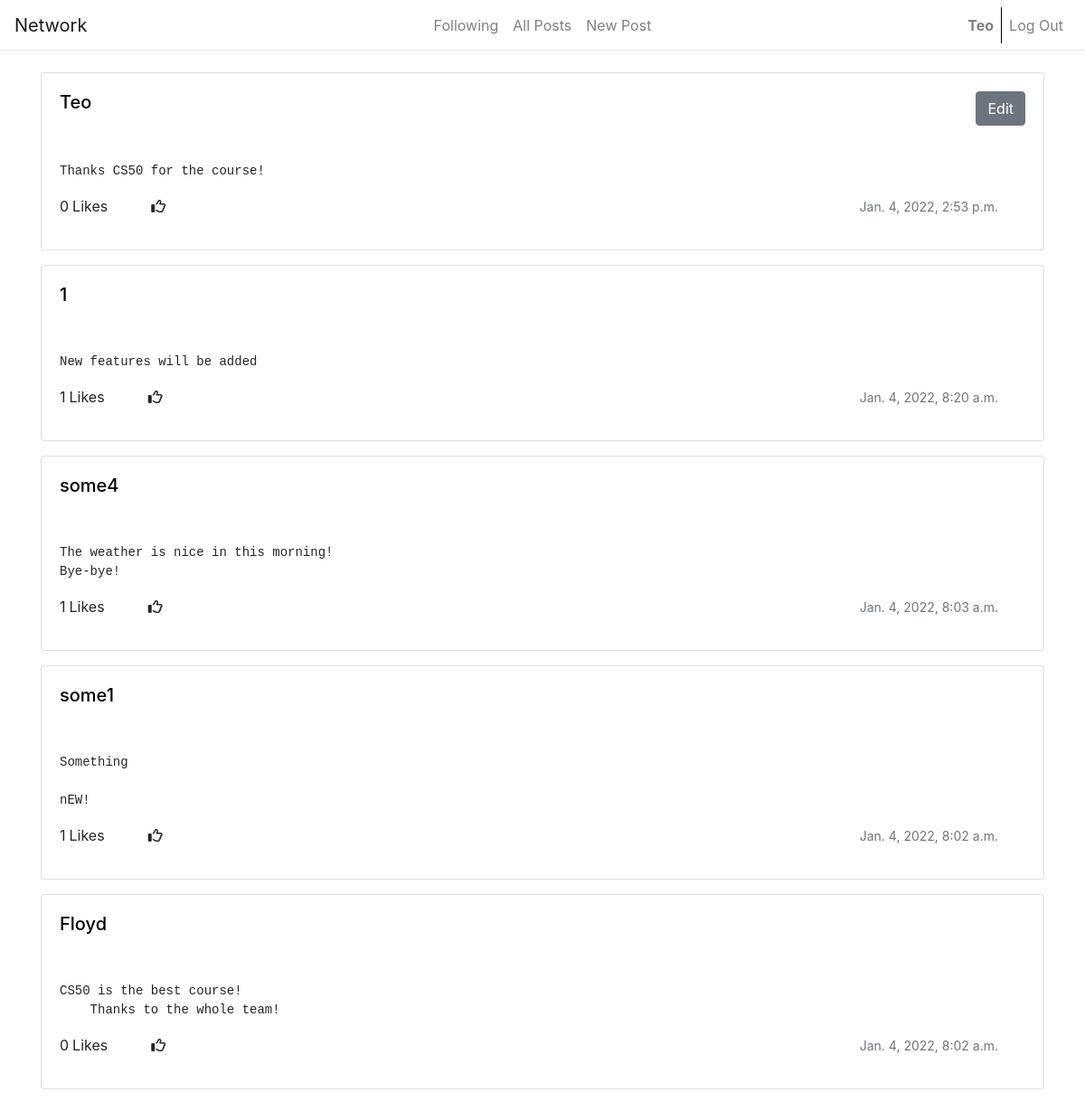
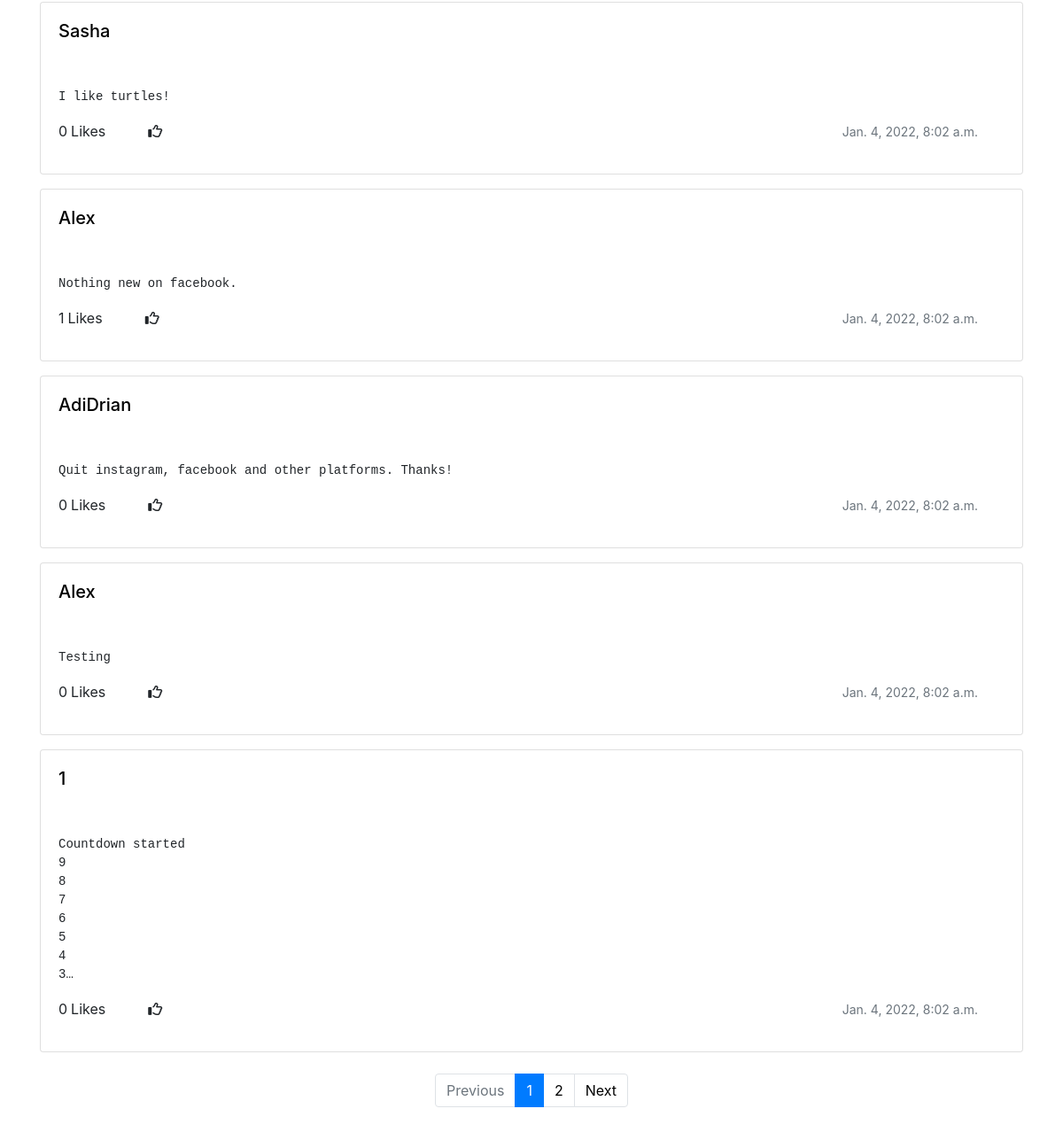
/ (signed in), run on the app's committed database (2 pictures, top to bottom).
### network/models.py (models this page shows, shortened)
class User(AbstractUser):
    pass

class Post(models.Model):
    timestamp = models.DateTimeField(default=datetime.datetime.now())
    description = models.TextField(blank=True, null=True, default="")
    owner = models.ForeignKey(User, on_delete=models.CASCADE, related_name="owner")
    likes = models.IntegerField(default="0")

### network/views.py (the view)
# urls.py: path("", views.index, name="index"),
def index(request):
    if request.method == "GET":
        posts = Post.objects.order_by('-timestamp')
        paginator = Paginator(posts, 10)
        page_number = request.GET.get('page')
        page_obj = paginator.get_page(page_number)
        return render(request, "network/index.html", {
            "posts": posts,
            "page_obj": page_obj,
        })

### network/templates/network/index.html (shortened to what this page needs)
{% extends "network/layout.html" %} {% load static %} {% block body %}
<div class="container card-post">
	{% for post in page_obj %}
	<div class="whole-card" id="edit-box-{{post.id}}">
		<div class="card mb-3">
			<div class="card-body d-flex justify-content-between" id="btn-div">
				<h5 class="card-title text-left">
					<a
						href="{% url 'profile' post.owner %}"
						class="noDecoration link-info d-inline"
						>{{post.owner}}</a
					>
				</h5>
				{% if request.user == post.owner %}
				<button
					type="button"
					id="edit-btn-{{post.id}}"
					class="btn btn-secondary"
					onclick="edit('{{post.id}}')"
				>
					Edit
				</button>
				{% endif %}
			</div>
			<div class="card-body">
				<pre class="card-text">{{post.description}}</pre>
				<div class="row justify-content-between container">
					<div
						class="
							try
							d-inline-flex
							text-center
							mt-auto
							mb-auto
							justify-content-center
						"
					>
						<p class="card-text mr-1 likes-number-{{post.id}}">
							{{post.likes}}
						</p>
						<p>Likes</p>
						<i
							class="fa-regular fa-thumbs-up ml-5 mt-1 like-button-{{post.id}}"
							onclick="like('{{post.id}}')"
						></i>
					</div>
					<p class="card-text">
						<small class="text-muted">{{post.timestamp}}</small>
					</p>
				</div>
			</div>
		</div>
	</div>
	{% endfor %}
	<div class="pb-5 pt-2">
		<nav aria-label="...">
			<ul class="pagination justify-content-center">
				{% if page_obj.has_previous %}
				<li class="page-item">
					<a class="page-link" href="?page={{ page_obj.previous_page_number }}"
						>Previous</a
					>
				</li>
				{% else %}
				<li class="page-item disabled">
					<a class="page-link disabled">Previous</a>
				</li>
				{% endif %}
				<li class="page-item active" aria-current="page">
					<span class="page-link">
						{{ page_obj.number }}
					</span>
				</li>
				{% if page_obj.has_next %}
				<li class="page-item">
					<a class="page-link" href="?page={{ page_obj.next_page_number }}"
						>{{ page_obj.next_page_number }}</a
					>
				</li>
				<li class="page-item">
					<a class="page-link" href="?page={{ page_obj.next_page_number }}"
						>Next</a
					>
				</li>
				{% else %}
				<li class="page-item disabled">
					<a class="page-link disabled">Next</a>
				</li>
				{% endif %}
			</ul>
		</nav>
	</div>
</div>
 {% endblock %}

### network/templates/network/layout.html (shortened to what this page needs)
{% load static %}
<!DOCTYPE html>
<html lang="en">
    <head>
        <link rel="stylesheet" href="https://cdnjs.cloudflare.com/ajax/libs/font-awesome/6.0.0-beta3/css/all.min.css" />
        <link rel="stylesheet" href="https://cdn.jsdelivr.net/npm/bootstrap@4.6.1/dist/css/bootstrap.min.css">
        <link href="{% static 'network/styles.css' %}" rel="stylesheet">
    </head>
    <body>
        <nav class="navbar navbar-light navbar-expand-md bg-faded justify-content-center">
            <a href="/" class="navbar-brand d-flex w-50 mr-auto">Network</a>
            <div class="navbar-collapse collapse w-100 text-center" id="collapsingNavbar3">
                <ul class="navbar-nav w-100 justify-content-center">
                    {% if user.is_authenticated %}
                    <li class="nav-item">
                        <a class="nav-link" href="{% url 'following' %}">Following</a>
                    </li>
                    {% endif %}
                    <li class="nav-item">
                        <a class="nav-link" href="{% url 'index' %}">All Posts</a>
                      </li>
                    {% if user.is_authenticated %}
                    <li class="nav-item">
                        <a class="nav-link" href="{% url 'new_post' %}">New Post</a>
                    </li>
                    {% endif %}
                </ul>
                <ul class="nav navbar-nav ml-auto w-100 justify-content-end">
                    {% if user.is_authenticated %}
                    <li class="nav-item">
                        <a class="nav-link" href="{% url 'profile' request.user %}"><strong>{{ user.username }}</strong><div class="user-spacing "></div></a>
                    </li>
                    <li class="nav-item">
                        <a class="nav-link bl" href="{% url 'logout' %}">Log Out</a>
                {% endif %}
                    </li>
                </ul>
            </div>
        </nav>
       <hr style="margin-top: -1px;" class="mb-4">
        <div class="body">
            {% block body %}
            {% endblock %}
        </div>
    </body>
</html>

### network/static/network/styles.css (style rules this page uses)
@media only screen and (min-width: 768px) { .bl { border-left: solid 1px black; } }
.card-post { max-height: 500px; }
pre { overflow: hidden; text-overflow: ellipsis; display: -webkit-box; -webkit-line-clamp: 8; -webkit-box-orient: vertical; }
.noDecoration, a:link, a:visited, a:hover { text-decoration: none!important; color: black; }

### data on the page
User: username "Teo"
Post: owner "Teo", description "Thanks CS50 for the course!", likes "0", timestamp "Jan. 4, 2022, 2:53 p.m."
Post: owner "1", description "New features will be added", likes "1", timestamp "Jan. 4, 2022, 8:20 a.m."
Post: owner "some4", description "The weather is nice in this morning! Bye-bye!", likes "1", timestamp "Jan. 4, 2022, 8:03 a.m."
Post: owner "some1", description "Something nEW!", likes "1", timestamp "Jan. 4, 2022, 8:02 a.m."
Post: owner "Floyd", description "CS50 is the best course! Thanks to the whole team!", likes "0", timestamp "Jan. 4, 2022, 8:02 a.m."
Post: owner "Sasha", description "I like turtles!", likes "0", timestamp "Jan. 4, 2022, 8:02 a.m."
Post: owner "Alex", description "Nothing new on facebook.", likes "1", timestamp "Jan. 4, 2022, 8:02 a.m."
Post: owner "AdiDrian", description "Quit instagram, facebook and other platforms. Thanks!", likes "0", timestamp "Jan. 4, 2022, 8:02 a.m."
Post: owner "Alex", description "Testing", likes "0", timestamp "Jan. 4, 2022, 8:02 a.m."
Post: owner "1", description "Countdown started 9 8 7 6 5 4…", likes "0", timestamp "Jan. 4, 2022, 8:02 a.m."

### other printed values
{{ page_obj.number }} "1"
{{ page_obj.next_page_number }} "2"
